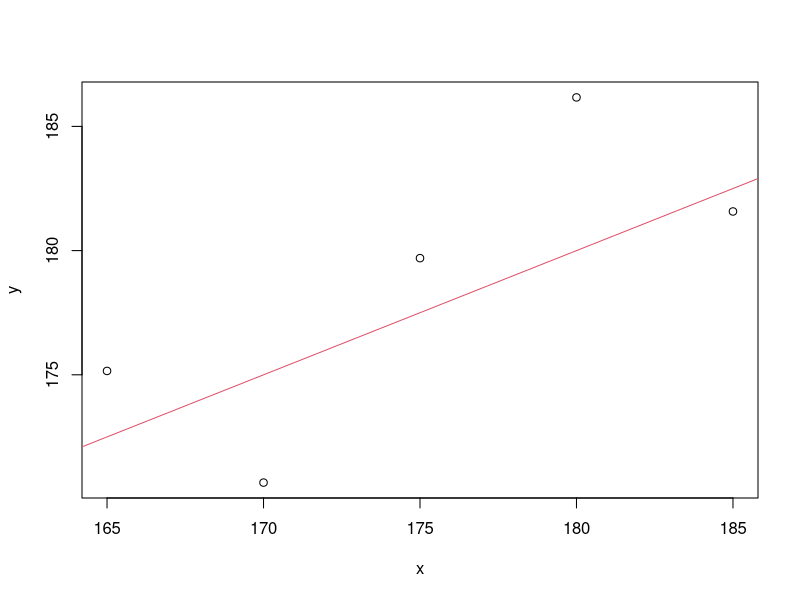
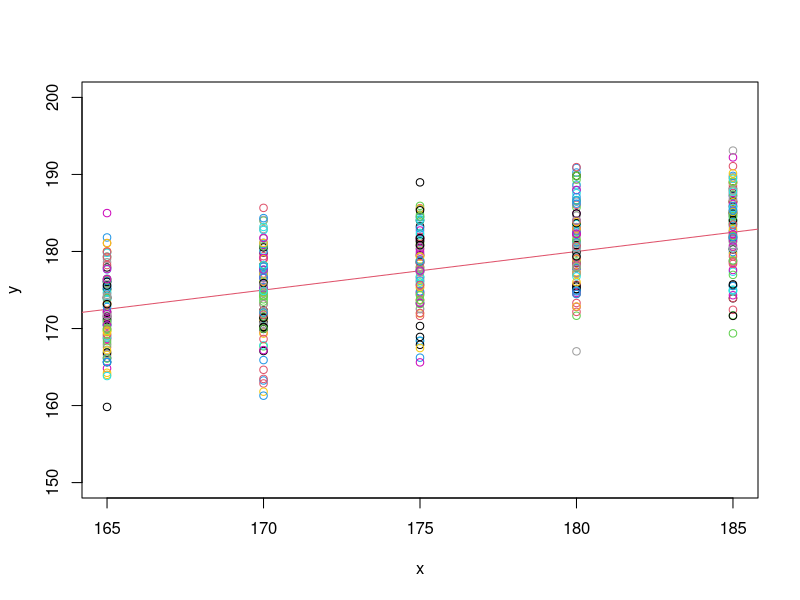
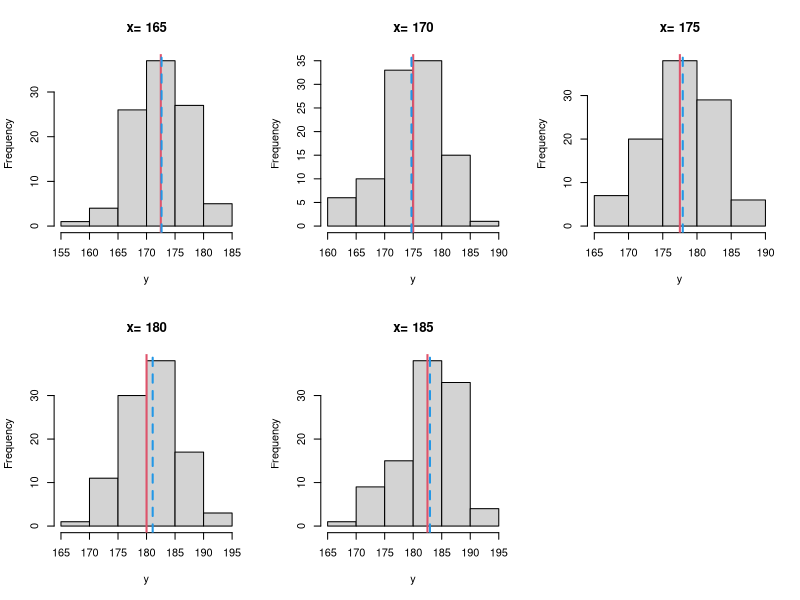

Here is the R script that generated these plots, in order:
## ---- chunk 1
set.seed(724245)
x <- c(165, 170, 175, 180, 185)
epx <- rnorm(5, sd = 5)
y <- 0.5 * x + 90 + epx
plot(x, y)
abline(c(90, 0.5), col = 2)
## ---- chunk 2
set.seed(254111)
N <- 100
x <- c(165, 170, 175, 180, 185)
y <- 90 + 0.5 * x + rnorm(5, sd = 5)
Data <- data.frame(experiment = 1, x = x, y = y)
plot(x, y, ylim = c(150, 200))
abline(c(90, 0.5), col = 2)

for (experiment in 2:N) {
  y <- 90 + 0.5 * x + rnorm(5, sd = 5)
  points(x, y, col = experiment)
  Data <- rbind(Data, data.frame(experiment = experiment, x = x, y = y))
}
## ---- chunk 3
par(mfrow = c(2, 3))
for (i in 1:5) {
  y <- Data$y[Data$x == x[i]]
  hist(y, main = paste("x=", x[i]), xlab = "y")
  abline(v = 90 + 0.5 * x[i], col = 2, lwd = 2)
  abline(v = mean(y), col = 4, lty = 2, lwd = 2)
}
par(mfrow = c(1, 1))
